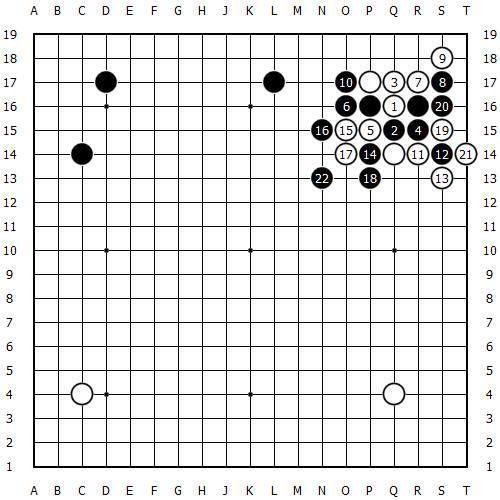
//> input picture input/img10.jpg, 500 x 500 px; its folder holds only this picture in this run
$ ./main   (built with g++ and OpenCV 4)
//> lines starting //> are read from the running program, lines starting //| are printed output that depends on the picture; after the words box and inside, x2 and y2 are one past the last pixel; in counts of white or black regions, pixels touching at a corner belong together
#include "opencv2/opencv.hpp"
#include <fstream>
#include <filesystem>

using namespace std::filesystem;
using namespace cv;
using namespace std;

// 상수 정의
const string INPUT_DIR = "input";
const string OUTPUT_DIR = "output";
const string TEXT_DIR = "/text";
const string IMAGE_DIR = "/image";

Mat calcGrayHist(const Mat& img);
void setPotition(char(*map)[19], Point point, bool is_white);
void start(path filepath);

int main()
{
	//폴더 준비
	//
	// input 폴더가 없으면 오류
	if (!exists(INPUT_DIR)) {
		cout << "\"input\" folder not found!" << endl;
		cout << "Press enter key to exit." << endl;
		cin.get();
		return -1;
	}
	// output 관련 폴더가 남아있으면 날려버림
	if (exists(OUTPUT_DIR)) {
		remove_all(OUTPUT_DIR);
	}
	// 날린 폴더를 다시 만듦
	path dir(OUTPUT_DIR);
	create_directory(dir);
	dir = path(OUTPUT_DIR + TEXT_DIR);
	create_directory(dir);
	dir = path(OUTPUT_DIR + IMAGE_DIR);
	create_directory(dir);

	directory_iterator input_files(INPUT_DIR);

	// input 폴더의 파일들 불러서 처리 시작
	for (const directory_entry & a_file : input_files) {
		cout << a_file << endl;
		start(a_file.path());
	}

	cout << "FINISH!" << endl;
	cout << "Press enter key to exit." << endl;
	cin.get();
	return 0;
}

void start(path filepath) {
	// 영상 불러오기
	Mat src = imread(filepath.string(), IMREAD_GRAYSCALE);
//> src: 500 rows x 500 cols, CV_8UC1; min 0, max 255, mean 227.8

	if (src.empty()) {
		cerr << "Image load failed!" << endl;
		return;
	}

	char map[19][19] = { 0, };	// 돌들을 저장할 2차원 배열 생성(0으로 저장)
	fill(&map[0][0], &map[18][18] + 1, '.');	// .으로 초기화

	// 이진화된 영상 생성
	Mat bin;
	threshold(src, bin, 100, 255, THRESH_BINARY);
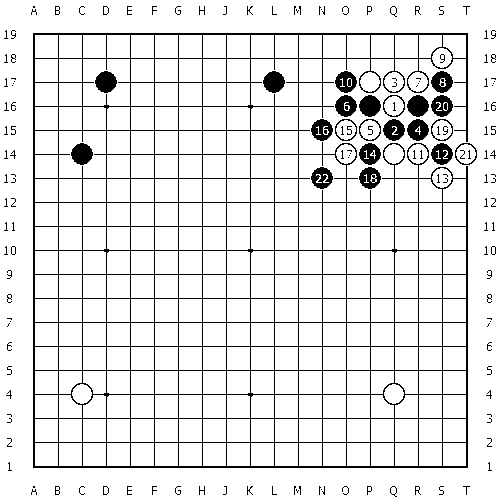
//> bin: 500 rows x 500 cols, CV_8UC1; 90% white; black in thin lines or dots

	// 돌 찾기
	Mat dst;
	vector<Vec3f> circles;
	HoughCircles(src, circles, HOUGH_GRADIENT, 1, 5, 180, 30, 10, 30);
//> circles = 31 circles (x, y, radius), first 12: [321.5, 177.5, 10.9], [417.5, 129.5, 10.9], [441.5, 81.5, 10.9], [441.5, 105.5, 10.9], [441.5, 153.5, 10.9], [321.5, 129.5, 10.9], [345.5, 81.5, 10.9], [369.5, 153.5, 10.9], [393.5, 129.5, 10.9], [369.5, 105.5, 10.9], [369.5, 177.5, 10.9], [417.5, 105.5, 10.9]
	cvtColor(src, dst, COLOR_GRAY2BGR);
	for (Vec3f c : circles) {
		Point center(cvRound(c[0]), cvRound(c[1]));
		Rect centerpoint(Rect(center.x - 5, center.y - 5, 10, 10));
		Mat hist = calcGrayHist(bin(centerpoint));
		// 검은색이 더 많으면(검은돌이면)
		if (hist.at<float>(0) > hist.at<float>(255)) {
			circle(dst, center, 3, Scalar(0, 0, 255), -1);	// 원을 그림
			setPotition(map, center, false);	// 좌표에 표시
		}
		// 흰돌이 더 많으면(흰돌이면)
		else {
			circle(dst, center, 3, Scalar(255, 0, 0), -1);
			setPotition(map, center, true);
		}
		int radius = cvRound(c[2]);
		circle(dst, center, radius, Scalar(0, 255, 0), 2, LINE_AA);
	}
//> this loop made 31 passes
//> (c, centerpoint, pointarr in setPotition, radius) on passes 1 to 11: ([321.5, 177.5, 10.9], Rect(317, 173, 10, 10), [322, 178], 11), ([417.5, 129.5, 10.9], Rect(413, 125, 10, 10), [418, 130], 11), ([441.5, 81.5, 10.9], Rect(437, 77, 10, 10), [442, 82], 11), ([441.5, 105.5, 10.9], Rect(437, 101, 10, 10), [442, 106], 11), ([441.5, 153.5, 10.9], Rect(437, 149, 10, 10), [442, 154], 11), ([321.5, 129.5, 10.9], Rect(317, 125, 10, 10), [322, 130], 11), ([345.5, 81.5, 10.9], Rect(341, 77, 10, 10), [346, 82], 11), ([369.5, 153.5, 10.9], Rect(365, 149, 10, 10), [370, 154], 11), ([393.5, 129.5, 10.9], Rect(389, 125, 10, 10), [394, 130], 11), ([369.5, 105.5, 10.9], Rect(365, 101, 10, 10), [370, 106], 11), ([369.5, 177.5, 10.9], Rect(365, 173, 10, 10), [370, 178], 11)
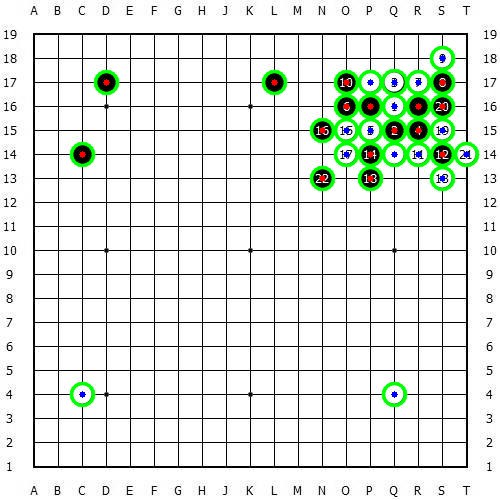
//> dst: 500 rows x 500 cols, CV_8UC3; mean B, G, R 223.7, 230.7, 223.8

	// 이미지 저장
	imwrite(OUTPUT_DIR + IMAGE_DIR + "/" + filepath.filename().string(), dst);
	// 텍스트 저장
	ofstream fout(OUTPUT_DIR + TEXT_DIR + "/" + filepath.stem().string()+".txt");
	for (int i = 0; i < 19; i++) {
		for (int j = 0; j < 19; j++) {
			fout.put(map[j][i]);
		}
		fout.put('\n');
	}
	fout.close();

	waitKey();
}

Mat calcGrayHist(const Mat& img) {
	CV_Assert(img.type() == CV_8UC1);   // 이미지가 CV_8UC1 속성이어야 함.
	Mat hist;   // 히스토그램을 구해서 저장할 행렬 생성
	int channels[] = { 0 }; // 히스토그램을 구할 채널 배열(흑백이므로 0번만)
	int dims = 1;   // 히스토그램의 결과가 몇차원 행렬으로 나올 지(흑백이니 1차원)
	const int histSize[] = { 256 }; // 첫 번째 채널(0번배열)의 값이 256빈으로 구성됨
	float graylevel[] = { 0, 256 }; // 최솟값 0 최댓값 256
	const float* ranges[] = { graylevel };
	calcHist(&img, 1, channels, noArray(), hist, dims, histSize, ranges);   // 히스토그램 연산
	return hist;
}

// 돌의 위치를 map에 좌표화
void setPotition(char(*map)[19], Point point, bool is_white) {
	int least[] = { 52, 76, 100, 124, 148, 172, 196, 220, 244, 268, 292, 316, 340, 364, 388, 412, 436, 460, 500 };
	int pointarr[] = { point.x, point.y };	// 바둑알 center의 위치
	int xy[] = { 0,0 };	// 바둑알 좌표를 저장할 곳 (x, y 순서)
	for (int time = 0; time < 2; time++) {	//x, y순서대로 찾음
		for (int i = 0; i < 19; i++) {
			if (least[i] > pointarr[time]) {	// least보다 작으면 i가 현재 좌표
				xy[time] = i;
				break;
			}
		}
	}
	//	좌표에 색상을 기록
	char color;
	if (is_white)
		color = 'w';
	else
		color = 'b';

	map[xy[0]][xy[1]] = color;
	return;
}

$ run again, on input/test02.jpg
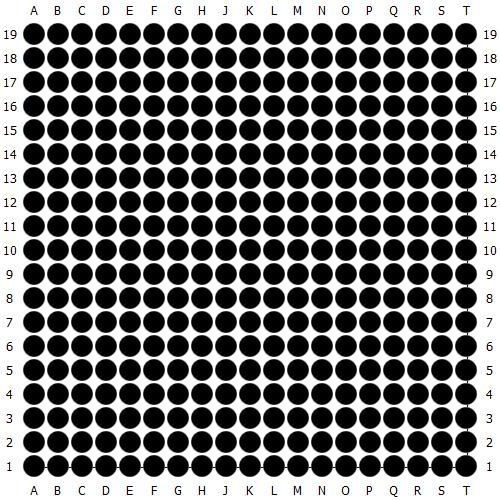
//> input picture input/test02.jpg, 500 x 500 px
//> in start, `threshold(src, bin, 100, 255, THRESH_BINARY);`:
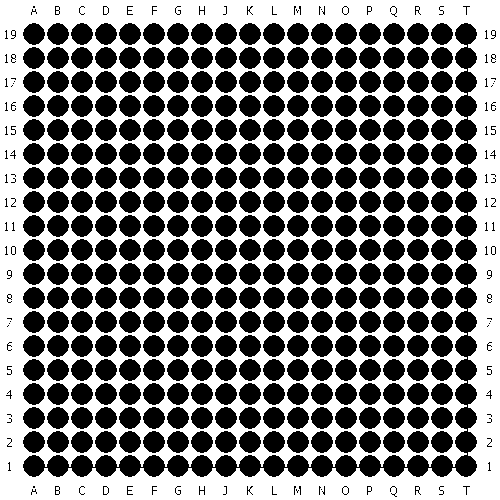
//> bin: 500 rows x 500 cols, CV_8UC1; 47.9% white; 1 white region, box (x1, y1, x2, y2) and area: (0, 0, 500, 500) 119788
//> circles = 361 circles (x, y, radius), first 12: [33.5, 33.5, 10.9], [33.5, 57.5, 10.9], [33.5, 81.5, 10.9], [33.5, 105.5, 10.9], [33.5, 129.5, 10.9], [33.5, 153.5, 10.9], [33.5, 177.5, 10.9], [33.5, 201.5, 10.9], [33.5, 225.5, 10.9], [33.5, 249.5, 10.9], [33.5, 273.5, 10.9], [33.5, 297.5, 10.9]
//> the loop in start, `for (Vec3f c : circles)` made 361 passes
//> (c, centerpoint, pointarr in setPotition) on passes 1 to 3: ([33.5, 33.5, 10.9], Rect(29, 29, 10, 10), [34, 34]), ([33.5, 57.5, 10.9], Rect(29, 53, 10, 10), [34, 58]), ([33.5, 81.5, 10.9], Rect(29, 77, 10, 10), [34, 82])
//> after the loop in start, `for (Vec3f c : circles)`:
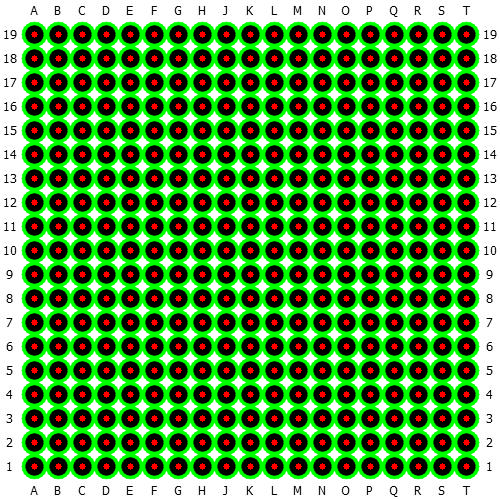
//> dst: 500 rows x 500 cols, CV_8UC3; mean B, G, R 72.7, 157, 83.3

$ run again, on input/test04.jpg
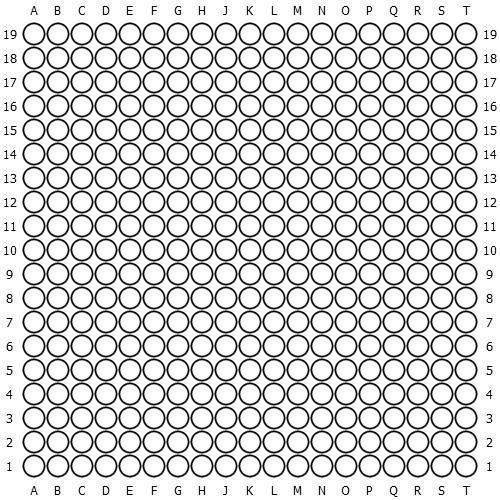
//> input picture input/test04.jpg, 500 x 500 px
//> in start, src is the input picture: 500 rows x 500 cols, CV_8UC1; min 0, max 255, mean 209.4
//> in start, `threshold(src, bin, 100, 255, THRESH_BINARY);`:
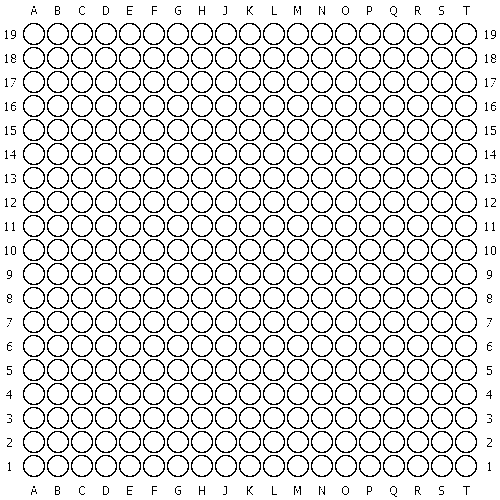
//> bin: 500 rows x 500 cols, CV_8UC1; 86.2% white; black in thin lines or dots
//> circles = 361 circles (x, y, radius), first 12: [33.5, 465.5, 11.4], [465.5, 465.5, 11.4], [57.5, 465.5, 11.4], [81.5, 465.5, 11.4], [105.5, 465.5, 11.4], [129.5, 465.5, 11.4], [153.5, 465.5, 11.4], [177.5, 465.5, 11.4], [201.5, 465.5, 11.4], [225.5, 465.5, 11.4], [249.5, 465.5, 11.4], [273.5, 465.5, 11.4]
//> the loop in start, `for (Vec3f c : circles)` made 361 passes
//> (c, centerpoint, pointarr in setPotition) on passes 1 to 3: ([33.5, 465.5, 11.4], Rect(29, 461, 10, 10), [34, 466]), ([465.5, 465.5, 11.4], Rect(461, 461, 10, 10), [466, 466]), ([57.5, 465.5, 11.4], Rect(53, 461, 10, 10), [58, 466])
//> after the loop in start, `for (Vec3f c : circles)`:
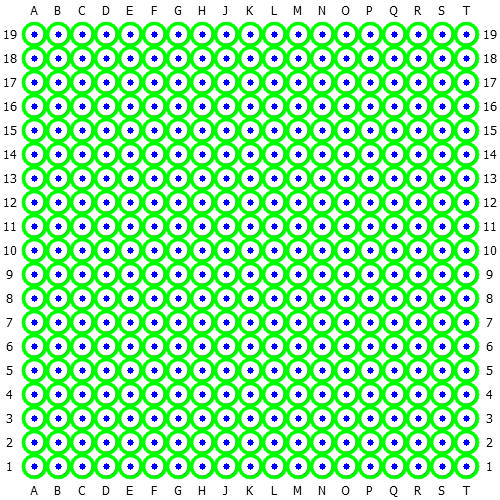
//> dst: 500 rows x 500 cols, CV_8UC3; mean B, G, R 165.2, 238.8, 154.5

$ run again, on input/img3.jpg
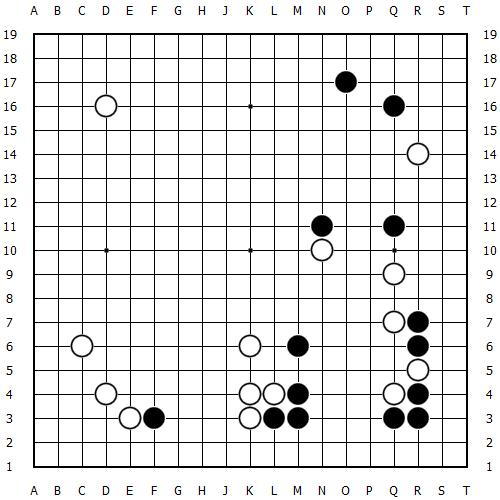
//> input picture input/img3.jpg, 500 x 500 px
//> in start, `threshold(src, bin, 100, 255, THRESH_BINARY);`:
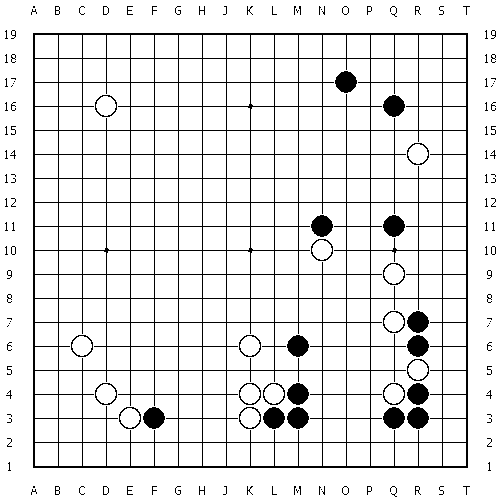
//> bin: 500 rows x 500 cols, CV_8UC1; 90.2% white; 151 black regions (90 under 20 px), largest, box (x1, y1, x2, y2) and area: (33, 33, 468, 468) 16549, (311, 215, 333, 237) 357, (407, 335, 429, 357) 357
//> circles = 28 circles (x, y, radius), first 12: [153.5, 417.5, 10.9], [297.5, 345.5, 10.9], [297.5, 417.5, 10.9], [345.5, 81.5, 10.9], [393.5, 105.5, 10.9], [393.5, 225.5, 10.9], [417.5, 417.5, 10.9], [273.5, 417.5, 10.9], [297.5, 393.5, 10.9], [321.5, 225.5, 10.9], [393.5, 417.5, 10.9], [417.5, 321.5, 10.9]
//> the loop in start, `for (Vec3f c : circles)` made 28 passes
//> (c, centerpoint, pointarr in setPotition, radius) on passes 1 to 7: ([153.5, 417.5, 10.9], Rect(149, 413, 10, 10), [154, 418], 11), ([297.5, 345.5, 10.9], Rect(293, 341, 10, 10), [298, 346], 11), ([297.5, 417.5, 10.9], Rect(293, 413, 10, 10), [298, 418], 11), ([345.5, 81.5, 10.9], Rect(341, 77, 10, 10), [346, 82], 11), ([393.5, 105.5, 10.9], Rect(389, 101, 10, 10), [394, 106], 11), ([393.5, 225.5, 10.9], Rect(389, 221, 10, 10), [394, 226], 11), ([417.5, 417.5, 10.9], Rect(413, 413, 10, 10), [418, 418], 11)
//> after the loop in start, `for (Vec3f c : circles)`:
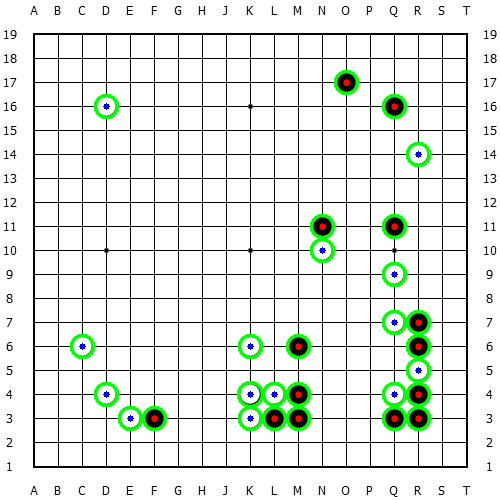
//> dst: 500 rows x 500 cols, CV_8UC3; mean B, G, R 225, 231.5, 225
